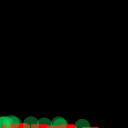
Frame 1 (no input)
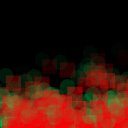
Frame 60 (the mouse pressed at the canvas centre just before this capture)
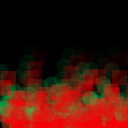
Frame 120 (the mouse held since frame 60 and released just before this capture)

The Processing sketch that drew these frames (run headless with seeded random() and noise(); from frame 60 on, the mouse is pressed at the canvas centre):

// Processing sketch: Animation4
// ── Animation4.pde
ArrayList<Particle> particles = new ArrayList<Particle>();

void setup() 
{
  size(128, 128);
}

void draw() 
{
  background(0);

  fire();
}

void fire()
{
  for (int i = 0; i < 10; i++) {
    Particle p = new Particle();
    particles.add(p);
  }
  for (int i = particles.size() - 1; i >= 0; i--) {
    particles.get(i).update();
    particles.get(i).show();
    if (particles.get(i).finished()) {
      particles.remove(i);
    }
  }
 
}

// ── Particle.pde
class Particle {
  float x,y,dx,dy,alpha,d;
  
  Particle() {
    this.x = random(0, width);
    this.y = height;
    this.dx = random(-1, 1);
    this.dy = random(-5, -1);
    this.alpha = 255;
    this.d = 16;
  }

  boolean finished() {
    return alpha < 0;
  }

  void update() {   
    this.x += this.dx;
    this.y += this.dy;
    this.alpha -= 15;
    this.d -= random(0.05, 0.1);
  }

  void show() {
    noStroke();
    fill(242,2,7, this.alpha);
    rect(this.x, this.y, this.d,this.d);
    fill(0,250,100, this.alpha/3);
    ellipse(this.x, this.y, this.d,this.d);
  }
}
